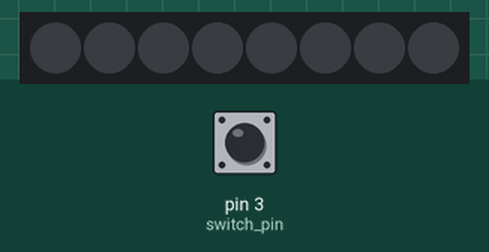
Recording of a sketch running on a simulated Arduino Uno, built with avr-gcc and run on an emulated ATmega328P. On the bench: 8 RGB LEDs in strip order, left to right. Inputs (shaded band) come from the test bench; at power-on: pin 3 (switch_pin) HIGH. Dim RGB values are drawn brighter than linear.

Above: at 1.2 s.
1.3 s: pin 3 (switch_pin) pulled LOW for 0.15 s
At 3.4 s:
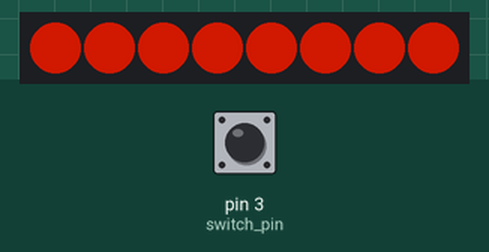
4.3 s: pin 3 (switch_pin) pulled LOW for 1 s
At 5.3 s:
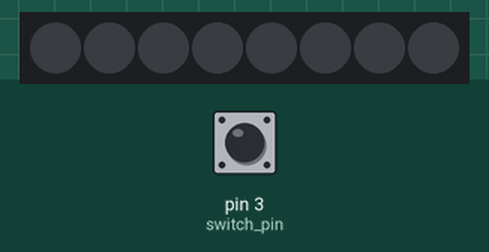
6.8 s: pin 3 (switch_pin) pulled LOW for 0.15 s
At 6.95 s:
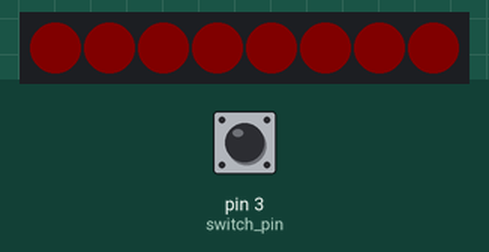
9.9 s: pin 3 (switch_pin) pulled LOW for 3.2 s
At 10.7 s:
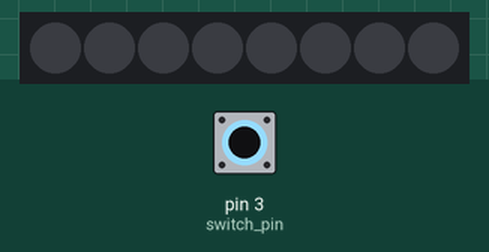
Timing chart, 0 to 12.9 s (numbered marks = the images above; inputs shaded):
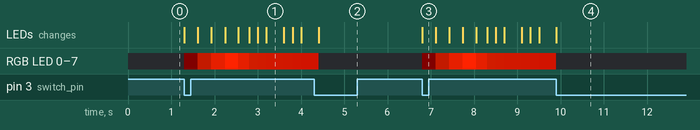

The sketch:

cyberpunk_goggles_wS2812B_led.ino
```cpp
//---WS2812B RGB LED CONTROL---//
#include <FastLED.h>
#define LED_PIN 5
#define NUM_LEDS 8
CRGB leds[NUM_LEDS];

//-------AUX PIN CONTROL-------//
const byte switch_pin = 3;

//----------FADELOOP-----------//
bool fadeLoop_gate = false;
bool fadeLoop_init = false;

//----------SWAPMEET-----------//
volatile byte switch_state = false;
bool flop_switch = false;
bool instant = false;

//--------PROGRAM START--------//
/*
 1) Turns on/off WS2812B (can be repurposed for any type) strip RGB LEDs via a button.
 2) LEDs are orange color.
 3) LEDs fade up to max brightness then back off to a lower brightness.
 4) LEDs then slow fade orange to red-orange and back in a loop.
*/

void setup()
{
  FastLED.addLeds<WS2812, LED_PIN, GRB>(leds, NUM_LEDS);
  pinMode(switch_pin, INPUT_PULLUP);
  attachInterrupt(digitalPinToInterrupt(switch_pin), swapMeet, FALLING);
  Serial.begin(9600);
}

// main loop
void loop()
{
  TerminatorEyes();
}


// turns off LEDs when the off button is pressed
void killSwitch()
{
  switch (instant)
  {
    case true:
    for(int i = 0; i < NUM_LEDS; i++) {
       // can also be CRGB(0, 0, 0); instead of :Black
       leds[i] = CRGB::Black;
       }
    FastLED.show();
    instant = false;
    flop_switch = false;
    fadeLoop_gate = false;
    fadeLoop_init = false;
    break;
  }
}

// handles bool variable changes for gatekeeping in all functions
void swapMeet()
{
  switch_state = !switch_state;

  if (switch_state == true)
  {
    flop_switch = true;
    instant = false;
    fadeLoop_gate = false;
    fadeLoop_init = false;
  }

  if (switch_state == false)
  {
    instant = true;
  }
}

// power on effect
void TerminatorEyes()
{
  if (flop_switch == true && instant == false)
  {
    for(int i = 0; i < NUM_LEDS; i++) {
       // can also be CRGB(0, 0, 0); instead of :Black
       leds[i] = CRGB::Black;
       }

    int redValue = leds[0].r = leds[1].r = leds[2].r = leds[3].r = leds[4].r = leds[5].r = leds[6].r = leds[7].r;
    int greenValue = leds[0].g = leds[1].g = leds[2].g = leds[3].g = leds[4].g = leds[5].g = leds[6].g = leds[7].g;

    for(int fadeValue = redValue; fadeValue < 255; fadeValue +=5)
    {
      if(instant == true)
      {
        killSwitch();
      }
      if(flop_switch == true)
      {
        redValue += 5;
        greenValue = (redValue * .14);
        leds[0].r = leds[1].r = leds[2].r = leds[3].r = leds[4].r = leds[5].r = leds[6].r = leds[7].r = redValue;
        leds[0].g = leds[1].g = leds[2].g = leds[3].g = leds[4].g = leds[5].g = leds[6].g = leds[7].g = greenValue;
        FastLED.show();
        // number inside of brackets sets brightness relative to full (256)
        delay(18);
      }
    }
    for(int fadeValue = redValue; fadeValue > 120; fadeValue -=5)
    {
      if(instant == true)
      {
        killSwitch();
      }
      if(flop_switch == true)
      {
        redValue -= 5;
        greenValue = (redValue * .14);
        leds[0].r = leds[1].r = leds[2].r = leds[3].r = leds[4].r = leds[5].r = leds[6].r = leds[7].r = redValue;
        leds[0].g = leds[1].g = leds[2].g = leds[3].g = leds[4].g = leds[5].g = leds[6].g = leds[7].g = greenValue;
        FastLED.show();
        delay(20);
      }
    }
    if (instant == true)
    {
      fadeLoop_gate = false;
      fadeLoop_init = false;
    }
    if (flop_switch == true && instant == false)
    {
      fadeLoop_gate = true;
      fadeLoop_init = true;
    }
  }
  fadeLoop();
}

// forever fade loop
void fadeLoop()
{
  if (fadeLoop_gate == true)
  {
    flop_switch = false;
    for(int i = 0; i < NUM_LEDS; i++) {
       // can also be CRGB(0, 0, 0); instead of :Black
       leds[i].r = 120;
       leds[i].g = 17;
       leds[i].b = 0;
       }

    int redValue = leds[0].r = leds[1].r = leds[2].r = leds[3].r = leds[4].r = leds[5].r = leds[6].r = leds[7].r;
    int greenValue = leds[0].g = leds[1].g = leds[2].g = leds[3].g = leds[4].g = leds[5].g = leds[6].g = leds[7].g;
    FastLED.show();
    for(int fadeValue = redValue; fadeValue > 20; fadeValue -=5)
    {
      if(instant == true)
      {
        killSwitch();
      }
      if (fadeLoop_init == true)
      {
        redValue -= 5;
        greenValue = (redValue * .14);
        leds[0].g = leds[1].g = leds[2].g = leds[3].g = leds[4].g = leds[5].g = leds[6].g = leds[7].g = greenValue;
        FastLED.show();
        delay(200);
      }
    }
    for (int  fadeValue = redValue; fadeValue < 120; fadeValue += 5)
    {
      if(instant == true)
      {
        killSwitch();
      }
      if (fadeLoop_init == true)
      {
        redValue += 5;
        greenValue = (redValue * .14);
        leds[0].r = leds[1].r = leds[2].r = leds[3].r = leds[4].r = leds[5].r = leds[6].r = leds[7].r = 120;
        leds[0].g = leds[1].g = leds[2].g = leds[3].g = leds[4].g = leds[5].g = leds[6].g = leds[7].g = greenValue;
        FastLED.show();
        delay(200);
      }
    }
    delay(0);
  }
}
```

Measured:
- after the input at 1.3 s, RGB LED 0–7: off → RGB(5, 0, 0) at once, → RGB(90, 12, 0) 0.31 s later, → RGB(175, 24, 0) 0.31 s later, → RGB(250, 35, 0) 0.31 s later, … (11 changes in this stretch); the LEDs: first change at once (image 1 shows a later state)
- after the input at 4.3 s, the LEDs: change after 0.10 s (image 2)
- after the input at 6.8 s, RGB LED 0–7: off → RGB(5, 0, 0) at once, → RGB(90, 12, 0) 0.31 s later, → RGB(175, 24, 0) 0.31 s later, → RGB(250, 35, 0) 0.31 s later, … (11 changes in this stretch); the LEDs: change at once (image 3)
- after the input at 9.9 s, the LEDs: change at once (image 4)
